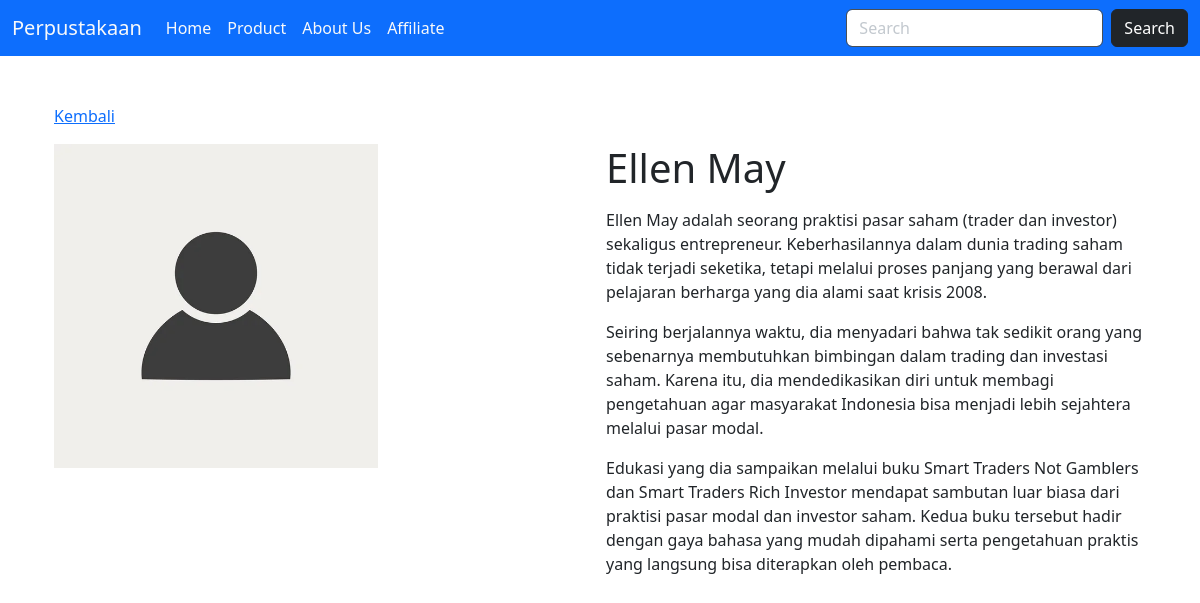
Screenshot of /penulis/1/ellen-may with the database file from the repository.
### produk/models.py (models this page shows, shortened)
class Abstract_Product(models.Model):
    created = models.DateTimeField(auto_now_add=True)
    updated = models.DateTimeField(auto_now=True)
    slug = models.SlugField(max_length=255, editable=False)
    class Meta:
        abstract = True

class Penulis_Buku(Abstract_Product):
    nama_penulis = models.CharField(max_length=100)
    nama = models.CharField(max_length=100, blank=True)
    tentang_penulis = models.TextField(blank=True)
    class Meta:
        ordering = ['nama_penulis']

### perpustakaan/views.py (the view)
# urls.py: path('penulis/<int:id>/<str:inputSlug>', views.detail_penulis, name='writer_detail'),
def detail_penulis(request, id, inputSlug):
    penulis_buku = data_penulis.objects.get(id=id, slug=inputSlug)
    context = {
        'website': 'Perpustakaan'
    }
    try:
        context['data_penulis'] = penulis_buku
        context['halaman'] = penulis_buku.nama_penulis
        return render(request, 'detail.html', context)
    except:
        return HttpResponse("Disini halaman detail penulis buku ")

### templates/detail.html
{% extends "base.html" %}
{% load static %}
{% block contents %}
<div class="container">
    <p><a href="{% url 'produk:index' %}">Kembali</a></p>
    <div class="row">
        <div class="col">
            <img src="{% static 'icon/profile-icon.jpg' %}" style="width: 60%;">
        </div>
        <div class="col" style="padding-left: 0; padding-right: auto;">
            <h1>{{data_penulis.nama}}</h1>
            <p class="text-align-justify">{{data_penulis.tentang_penulis | linebreaks}}</p>
        </div>
    </div>
</div>
{% endblock contents %}

### rows the page displays
Penulis_Buku: nama "Ellen May", tentang_penulis "Ellen May adalah seorang praktisi pasar saham (trader dan investor) sekaligus entrepreneur. Keberhasilannya dalam dunia trading saham tidak terjadi seketika, tetapi melalui proses panjang yang berawal dari pelajaran berharga yang dia alami saat krisis 2008. Seiring berjalannya waktu, dia menyadari bahwa tak sedikit orang yang sebenarnya membutuhkan bimbingan dalam trading dan investasi saham. Karena itu, dia mendedikasikan diri untuk membagi pengetahuan agar masyarakat Indonesia bisa menjadi lebih sejahtera melalui pasar modal. Edukasi yang dia sampaikan melalui buku Smart Traders Not Gamblers dan Smart Traders Rich Investor mendapat sambutan luar biasa dari praktisi pasar modal dan…"
